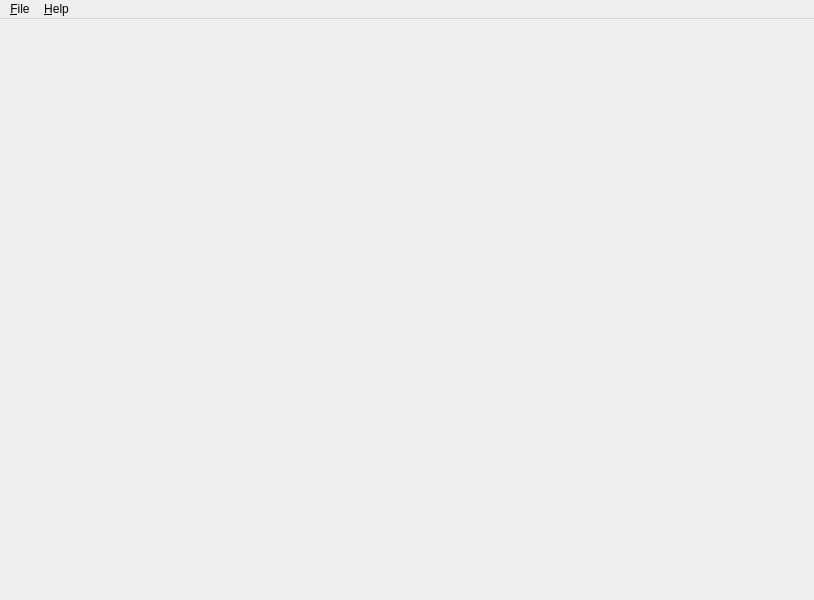
<?xml version="1.0" encoding="UTF-8"?>
<ui version="4.0">
 <class>yaeMainWindow</class>
 <widget class="QMainWindow" name="yaeMainWindow">
  <property name="geometry">
   <rect>
    <x>0</x>
    <y>0</y>
    <width>814</width>
    <height>600</height>
   </rect>
  </property>
  <property name="windowTitle">
   <string>yaetv</string>
  </property>
  <property name="windowIcon">
   <iconset resource="yaetv.qrc">
    <normaloff>:/images/yaetv-logo.png</normaloff>:/images/yaetv-logo.png</iconset>
  </property>
  <widget class="QWidget" name="centralwidget">
   <layout class="QVBoxLayout" name="verticalLayout">
    <property name="spacing">
     <number>0</number>
    </property>
    <property name="margin">
     <number>0</number>
    </property>
    <item>
     <widget class="QStackedWidget" name="canvasContainer_">
      <property name="sizePolicy">
       <sizepolicy hsizetype="Expanding" vsizetype="Expanding">
        <horstretch>0</horstretch>
        <verstretch>0</verstretch>
       </sizepolicy>
      </property>
     </widget>
    </item>
   </layout>
  </widget>
  <widget class="QMenuBar" name="menubar">
   <property name="geometry">
    <rect>
     <x>0</x>
     <y>0</y>
     <width>814</width>
     <height>22</height>
    </rect>
   </property>
   <widget class="QMenu" name="menuFile">
    <property name="title">
     <string>&amp;File</string>
    </property>
    <addaction name="actionExit"/>
   </widget>
   <widget class="QMenu" name="menuHelp">
    <property name="title">
     <string>&amp;Help</string>
    </property>
    <addaction name="actionAbout"/>
   </widget>
   <addaction name="menuFile"/>
   <addaction name="menuHelp"/>
  </widget>
  <action name="actionExit">
   <property name="text">
    <string>&amp;Quit</string>
   </property>
   <property name="shortcut">
    <string>Ctrl+Q</string>
   </property>
   <property name="shortcutContext">
    <enum>Qt::ApplicationShortcut</enum>
   </property>
  </action>
  <action name="actionAbout">
   <property name="text">
    <string>About</string>
   </property>
  </action>
 </widget>
 <resources>
  <include location="yaetv.qrc"/>
 </resources>
 <connections/>
</ui>
